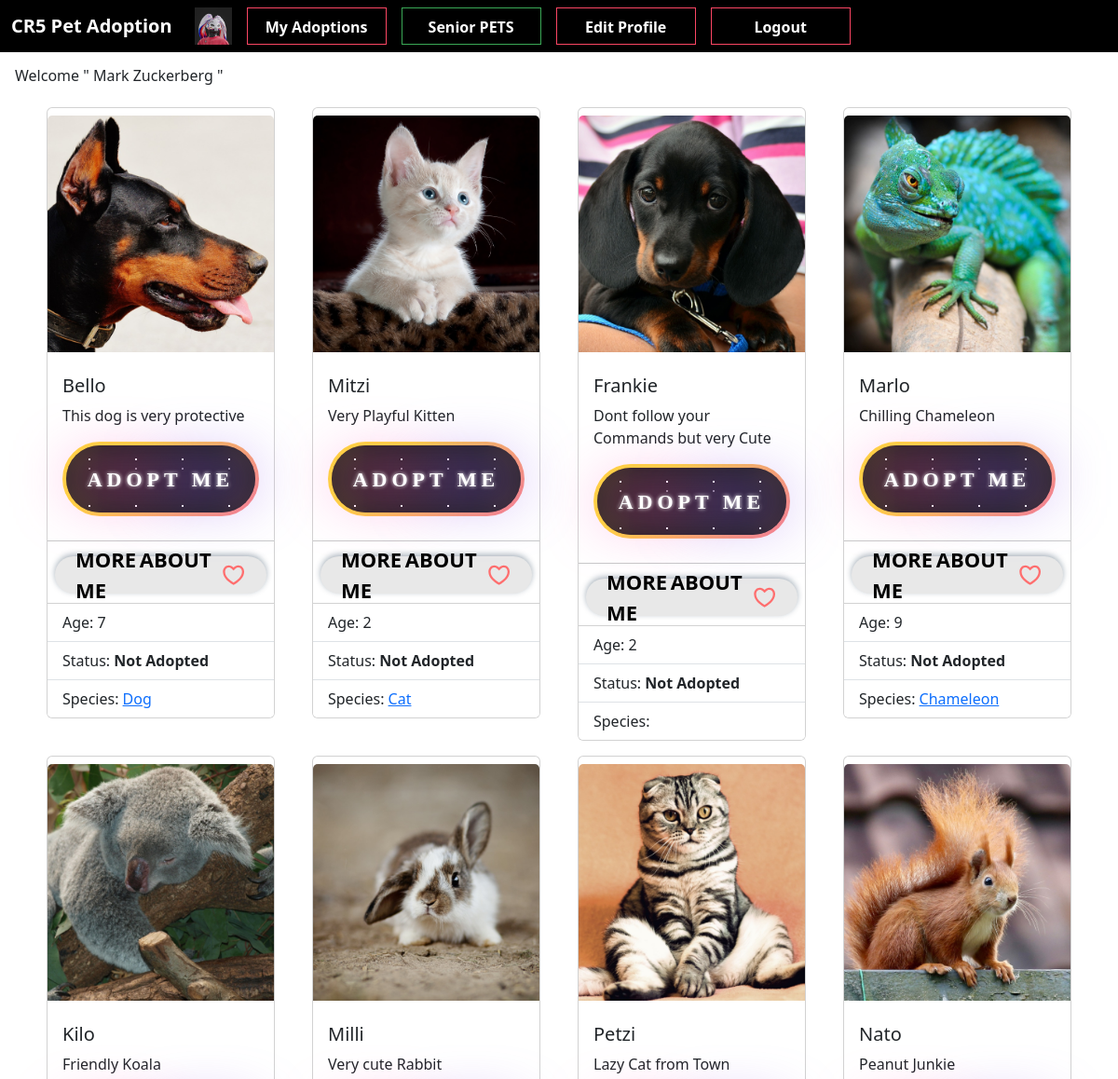
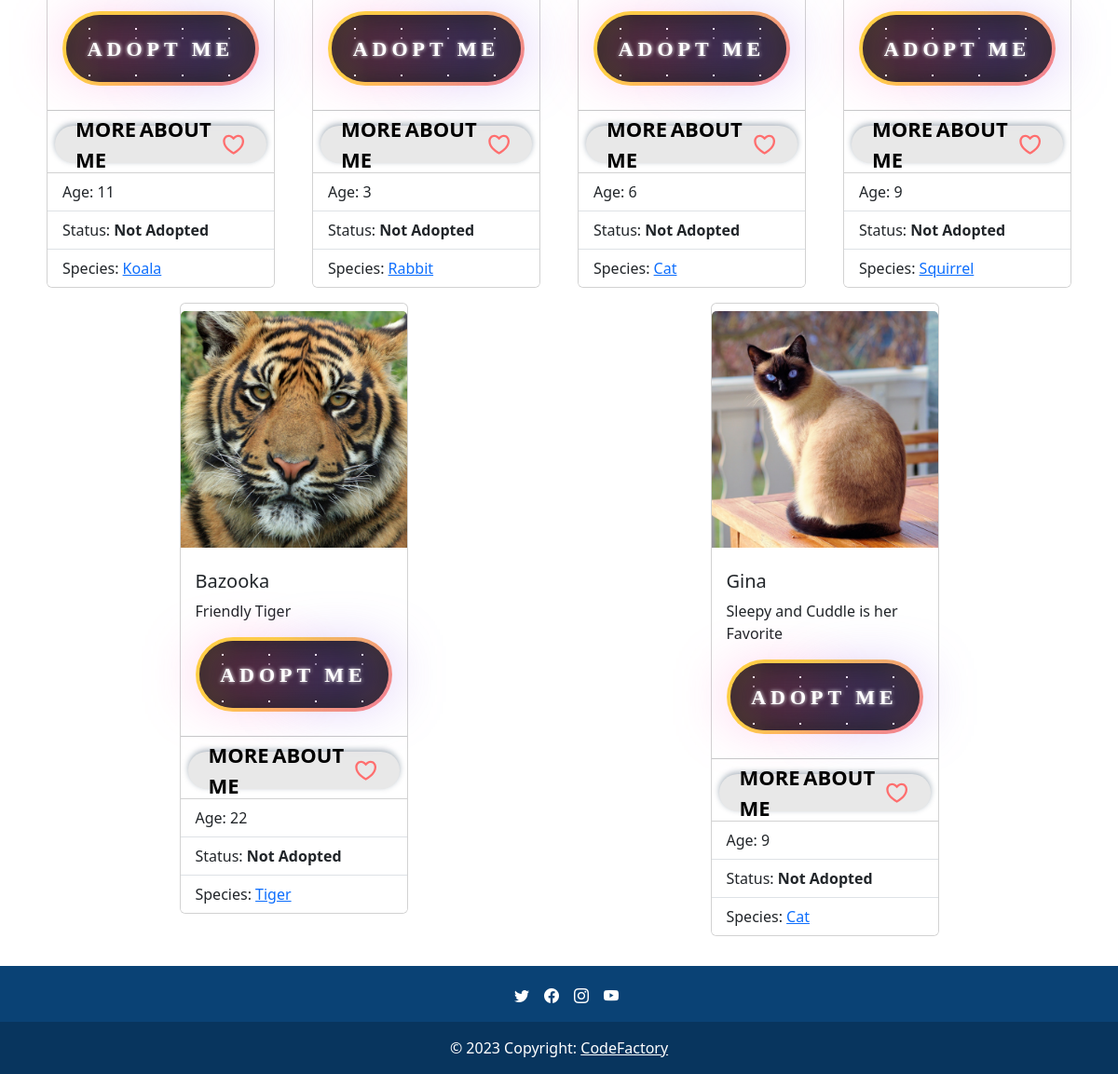
The page /home.php (signed in) on the database its author committed (2 pictures, top to bottom).
### tables this page shows
CREATE TABLE `users` (
  `id` int(11) NOT NULL,
  `first_name` varchar(255) NOT NULL,
  `last_name` varchar(255) NOT NULL,
  `phone` int(255) NOT NULL,
  `adresse` varchar(255) NOT NULL,
  `password` varchar(255) NOT NULL,
  `date_of_birth` date NOT NULL,
  `email` varchar(255) NOT NULL,
  `picture` varchar(255) DEFAULT NULL,
  `status` varchar(4) NOT NULL DEFAULT 'user'
);

CREATE TABLE `animal` (
  `id` int(11) NOT NULL,
  `petname` varchar(200) NOT NULL,
  `picture` varchar(200) NOT NULL,
  `age` int(20) NOT NULL,
  `big_description` varchar(400) NOT NULL,
  `short_description` varchar(200) NOT NULL,
  `breed` varchar(255) NOT NULL,
  `locations` varchar(200) NOT NULL,
  `weights` varchar(200) NOT NULL,
  `species` varchar(200) NOT NULL,
  `gender` varchar(200) NOT NULL,
  `price` int(20) NOT NULL,
  `birth_date` date NOT NULL,
  `status` tinyint(1) NOT NULL,
  `vacc` tinyint(1) NOT NULL,
  `fk_sizeId` int(11) DEFAULT NULL
);

### home.php (the view, shortened to what this page needs)
<?php
require_once "db_connect.php";
$sql = "SELECT * FROM users WHERE id = {$_SESSION["user"]}";
$result = mysqli_query($connect, $sql);
$row = mysqli_fetch_assoc($result);
$sqlProducts = "SELECT * FROM animal";
$resultProducts = mysqli_query($connect, $sqlProducts);
$layout = "";
if (mysqli_num_rows($result) > 0) {
    while ($rowProduct = mysqli_fetch_assoc($resultProducts)) {
        $statusLabel = ($rowProduct["status"] == 0) ? "Not Adopted" : "<span style='color: red;'>Adopted</span>";
        $layout .= "
        <div class='container'>
             <div>
       <div class='card my-2 mx-2' style='width: auto;'>
    <img src='pictures/{$rowProduct["picture"]}' class='card-img-top my-2' alt='...'>
        <div class='card-body'>
      <h5 class='card-title'>{$rowProduct["petname"]}</h5>
      <p class='card-text'>{$rowProduct["short_description"]}</p>
    </div>
        <div class='but'><a href='adopt.php?id=" . $rowProduct['id'] . "'class='button4 mx-3'>
    <strong>ADOPT ME</strong>
    <div id='container-stars'>
      <div id='stars'></div>
    </div>
      <div id='glow'>
      <div class='circle'></div>
      <div class='circle'></div>
    </div>
    </a></div>
<hr>
    <div class='but'>
        <a href='pet/details_user.php?id={$rowProduct["id"]}' class='button7 mx-2'>MORE ABOUT ME
        <svg class='empty' xmlns='http://www.w3.org/2000/svg' viewBox='0 0 24 24' width='32' height='32'><path fill='none' d='M0 0H24V24H0z'></path><path d='M16.5 3C19.538 3 22 5.5 22 9c0 7-7.5 11-10 12.5C9.5 20 2 16 2 9c0-3.5 2.5-6 5.5-6C9.36 3 11 4 12 5c1-1 2.64-2 4.5-2zm-3.566 15.604c.881-.556 1.676-1.109 2.42-1.701C18.335 14.533 20 11.943 20 9c0-2.36-1.537-4-3.5-4-1.076 0-2.24.57-3.086 1.414L12 7.828l-1.414-1.414C9.74 5.57 8.576 5 7.5 5 5.56 5 4 6.656 4 9c0 2.944 1.666 5.533 4.645 7.903.745.592 1.54 1.145 2.421 1.7.299.189.595.37.934.572.339-.202.635-.383.934-.571z'></path></svg>
  <svg class='filled' height='32' width='32' viewBox='0 0 24 24' xmlns='http://www.w3.org/2000/svg'><path d='M0 0H24V24H0z' fill='none'></path><path d='M16.5 3C19.538 3 22 5.5 22 9c0 7-7.5 11-10 12.5C9.5 20 2 16 2 9c0-3.5 2.5-6 5.5-6C9.36 3 11 4 12 5c1-1 2.64-2 4.5-2z'></path></svg>
        </a>
           </div>
    <ul class='list-group list-group-flush'>
      <li class='list-group-item'>Age: {$rowProduct["age"]}</li>
      <li class='list-group-item'>Status: <b>{$statusLabel}</b></li>
           <li class='list-group-item'>
    Species: <a href='pet/species_user.php?species={$rowProduct["species"]}'>{$rowProduct["species"]}</a>
</li>
    </ul>
    </div>
  </div>
  </div>";
    }
} else {
    $layout .= "<h4>No Result or No Pets</h4>";
}
?>
<!DOCTYPE html>
<html lang="en">
<head>
    <link href="https://cdn.jsdelivr.net/npm/bootstrap@5.3.0/dist/css/bootstrap.min.css" rel="stylesheet">
    <link rel="stylesheet" href="css/style.css">
    <link rel="stylesheet" href="https://cdn.jsdelivr.net/npm/bootstrap-icons@1.10.2/font/bootstrap-icons.css">
</head>
<body>
    <nav class="navbar navbar-expand-lg bg-black ">
        <div class="container-fluid">
            <a class="navbar-brand text-white" href="home.php"><b>CR5 Pet Adoption</b></a>
            <img src="pictures/<?= $row["picture"] ?>" alt="user pic" width="40" height="40" class="mx-2">
            <div class="collapse navbar-collapse" id="navbarNav">
                <ul class="navbar-nav">
                    <li class="nav-item mx-2">
                        <a class="nav-link text-white btn3" href="myadopt.php">My Adoptions</a>
                    </li>
                    <li class="nav-item mx-2">
                        <a class="nav-link text-white btn4" href="senior.php">Senior PETS</a>
                    </li>
                    <li class="nav-item">
                        <a class="nav-link text-white btn3 mx-2" href="update.php?id=<?= $row["id"] ?>">Edit Profile</a>
                    </li>
                    <li class="nav-item">
                        <a class="nav-link text-white btn3 mx-2" href="logout.php?logout">Logout</a>
                    </li>
                </ul>
            </div>
        </div>
    </nav>
    <h6 class="mx-3 my-3">Welcome " <?= $row["first_name"] . " " . $row["last_name"] ?> "</h6>
    <div class="container">
        <div class="row row-cols-lg-4 row-cols-md-3 row-cols-sm-2 row-cols-xs-1">
            <?= $layout ?>
        </div>
    </div>
    <section class="mt-4">
        <footer class="text-center text-white" style="background-color: #0a4275;">
            <div class="container p-1 pb-0">
                <section class="">
                    <p class="d-flex justify-content-center align-items-center">
                    <ul class="nav justify-content-center d-flex">
                        <li class="ms-3"><i class="bi bi-twitter"></i></li>
                        <li class="ms-3"><i class="bi bi-facebook"></i></li>
                        <li class="ms-3"><i class="bi bi-instagram"></i></li>
                        <li class="ms-3"><i class="bi bi-youtube"></i></li>
                    </ul>
                    </p>
                </section>
            </div>
            <div class="text-center p-3" style="background-color: rgba(0, 0, 0, 0.2);">
                © 2023 Copyright:
                <a class="text-white" href="index.php">CodeFactory</a>
            </div>
        </footer>
    </section>
</body>
</html>

### css/style.css (style rules this page uses)
.navbar { color: white; font-weight: 600; transition: 0.3s ease; }
.but { display: flex; justify-content: center; margin-bottom: 10px; }
.btn3 { text-align: center; width: 150px; height: 40px; font-size: 16px; font-weight: 700; text-shadow: 2px 2px 4px #000000; color: white; border: 1px solid rgb(252, 70, 100); cursor: pointer; position: relative; background-color: transparent; text-decoration: none; overflow: hidden; z-index: 1; }
.btn3::before { content: ""; position: absolute; right: 0; top: 0; width: 100%; height: 100%; background-color: rgb(252, 70, 100); transform: translateX(-100%); transition: all .3s; z-index: -1; }
.btn4 { text-align: center; width: 150px; height: 40px; font-size: 16px; font-weight: 700; color: white; border: 1px solid #3aa856; cursor: pointer; text-shadow: 2px 2px 4px #000000; position: relative; background-color: transparent; text-decoration: none; overflow: hidden; z-index: 1; }
.btn4::before { content: ""; position: absolute; right: 0; top: 0; width: 100%; height: 100%; background-color: #3aa856; transform: translateX(-100%); transition: all .3s; z-index: -1; }
.button4 { text-decoration: none; display: flex; justify-content: center; align-items: center; width: 20rem; height: 5rem; background-size: 300% 300%; backdrop-filter: blur(1rem); border-radius: 5rem; transition: 0.5s; animation: gradient_301 5s ease infinite; border: double 4px transparent; background-image: linear-gradient(#212121, #212121), linear-gradient(137.48deg, #ffdb3b 10%, #FE53BB 45%, #8F51EA 67%, #0044ff 87%); background-origin: border-box; background-clip: content-box, border-box; }
#container-stars { position: absolute; z-index: -1; width: 100%; height: 100%; overflow: hidden; transition: 0.5s; backdrop-filter: blur(1rem); border-radius: 5rem; }
strong { z-index: 2; font-family: 'Avalors Personal Use'; font-size: 22px; letter-spacing: 5px; color: #FFFFFF; text-shadow: 0 0 4px white; }
#glow { position: absolute; display: flex; width: 12rem; }
.circle { width: 100%; height: 30px; filter: blur(2rem); animation: pulse_3011 4s infinite; z-index: -1; }
.circle:nth-of-type(1) { background: rgba(254, 83, 186, 0.636); }
.circle:nth-of-type(2) { background: rgba(142, 81, 234, 0.704); }
#stars { position: relative; background: transparent; width: 200rem; height: 200rem; }
#stars::after { content: ""; position: absolute; top: -10rem; left: -100rem; width: 100%; height: 100%; animation: animStarRotate 90s linear infinite; }
#stars::after { background-image: radial-gradient(#ffffff 1px, transparent 1%); background-size: 50px 50px; }
#stars::before { content: ""; position: absolute; top: 0; left: -50%; width: 170%; height: 500%; animation: animStar 60s linear infinite; }
#stars::before { background-image: radial-gradient(#ffffff 1px, transparent 1%); background-size: 50px 50px; opacity: 0.5; }
.button7 { display: flex; height: 2rem; width: 18rem; font-weight: 600; font-size: 22px; color: black; justify-content: center; align-items: center; padding: 20px 22px 20px 22px; box-shadow: rgba(10, 37, 64, 0.35) 0px -2px 6px 0px; background-color: #e8e8e8; text-decoration: none; border-radius: 35px; transition: transform 400ms cubic-bezier(.68, -0.55, .27, 2.5), border-color 400ms ease-in-out, background-color 400ms ease-in-out; word-spacing: -2px; }
.filled, .empty { fill: rgb(255, 110, 110); transition: opacity 100ms ease-in-out; }

### rows shown on the page
users: picture (picture), first_name "Mark", last_name "Zuckerberg"
animal: picture (picture), petname "Bello", short_description "This dog is very protective", age "7", status "Not Adopted", species "Dog"
animal: picture (picture), petname "Mitzi", short_description "Very Playful Kitten", age "2", status "Not Adopted", species "Cat"
animal: picture (picture), petname "Frankie", short_description "Dont follow your Commands but very Cute", age "2", status "Not Adopted"
animal: picture (picture), petname "Marlo", short_description "Chilling Chameleon", age "9", status "Not Adopted", species "Chameleon"
animal: picture (picture), petname "Kilo", short_description "Friendly Koala", age "11", status "Not Adopted", species "Koala"
animal: picture (picture), petname "Milli", short_description "Very cute Rabbit", age "3", status "Not Adopted", species "Rabbit"
animal: picture (picture), petname "Petzi", short_description "Lazy Cat from Town", age "6", status "Not Adopted", species "Cat"
animal: picture (picture), petname "Nato", short_description "Peanut Junkie", age "9", status "Not Adopted", species "Squirrel"
animal: picture (picture), petname "Bazooka", short_description "Friendly Tiger", age "22", status "Not Adopted", species "Tiger"
animal: picture (picture), petname "Gina", short_description "Sleepy and Cuddle is her Favorite", age "9", status "Not Adopted", species "Cat"
